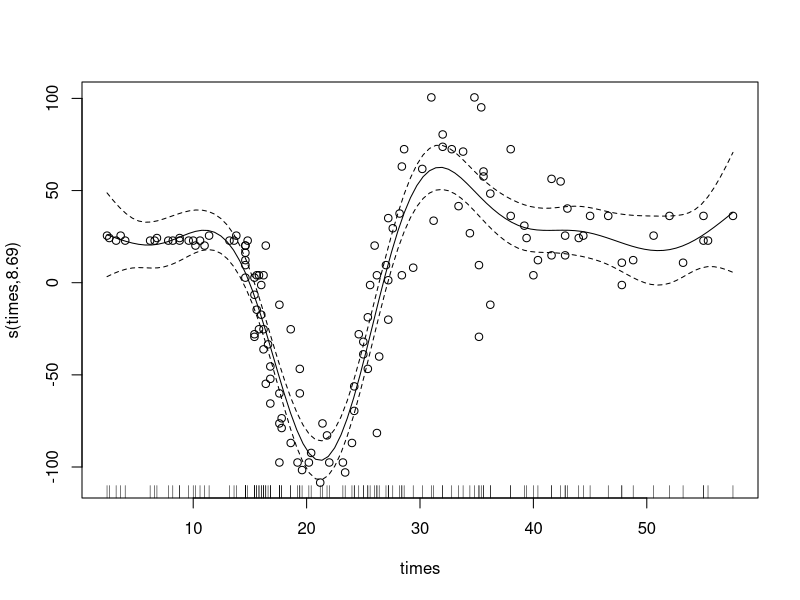
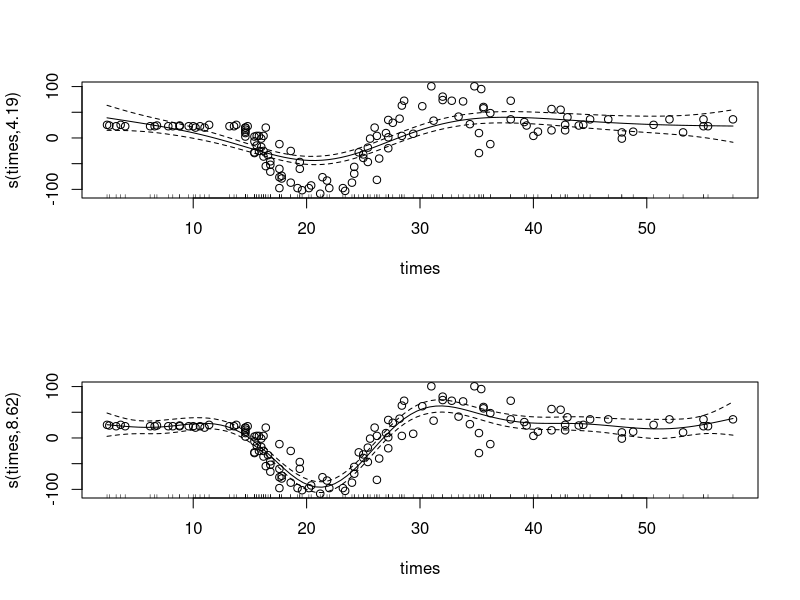
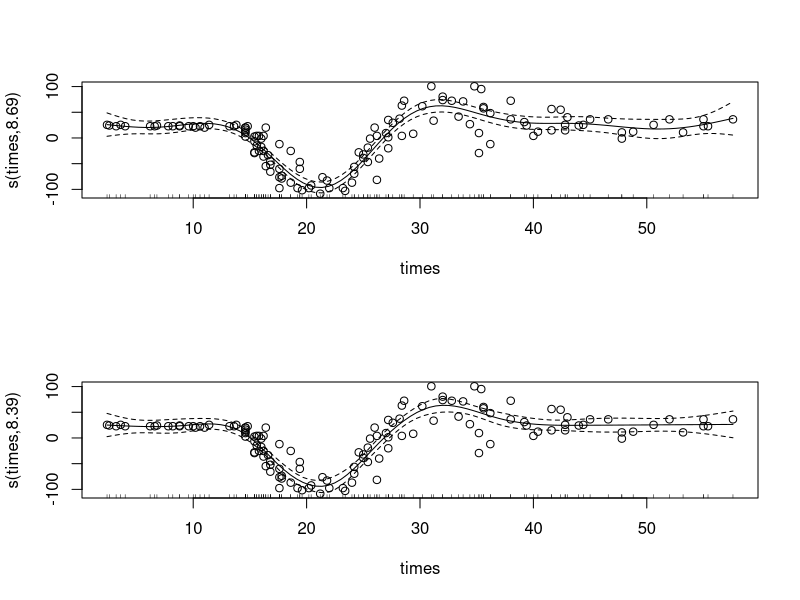
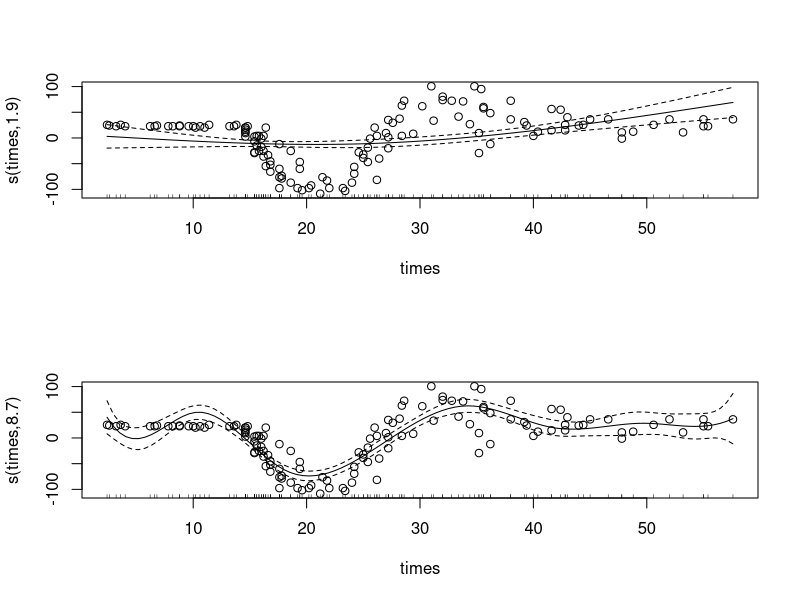
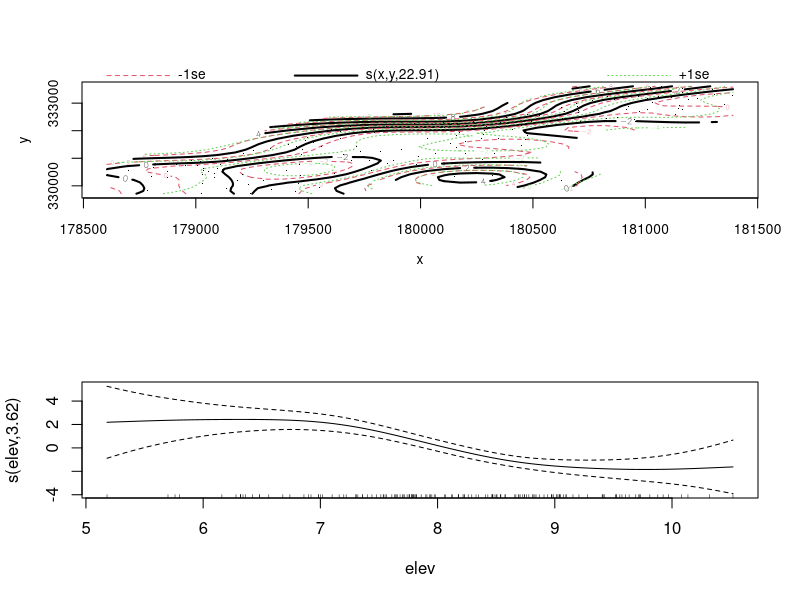
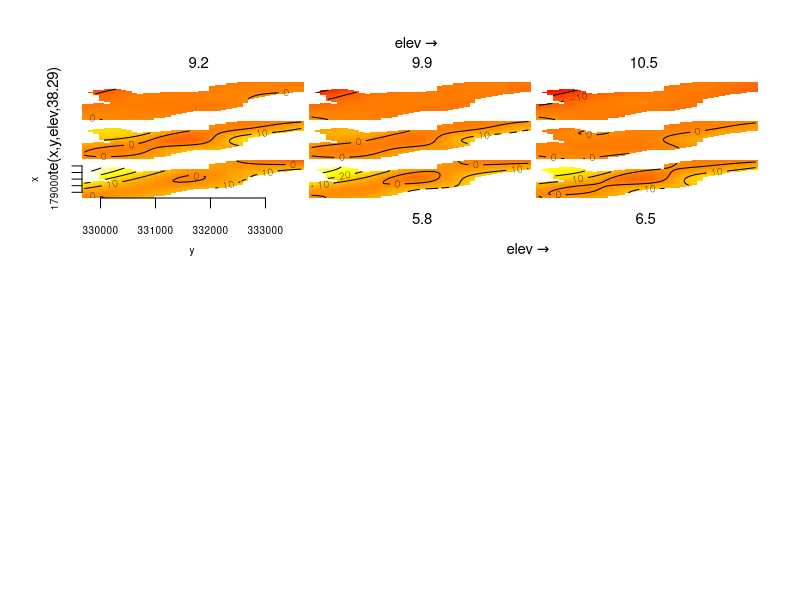
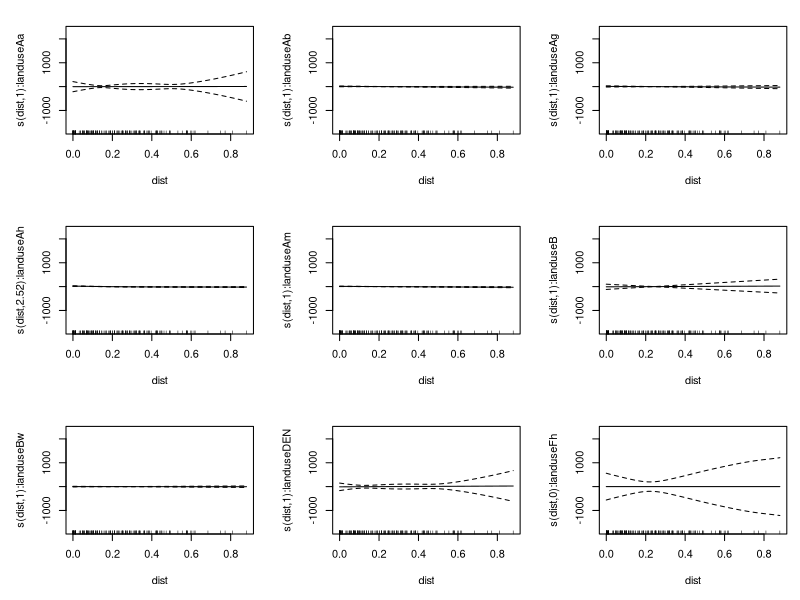
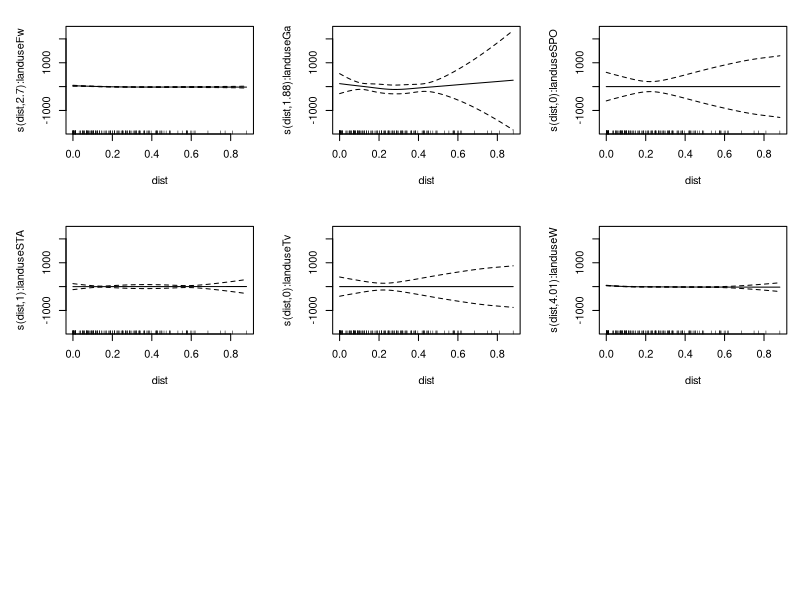

Recreate these plots in R, in order.
## ---- chunk 1
knitr::opts_chunk$set(echo = TRUE)
## ---- chunk 2
library(mgcv) #load the mgcv package
mcycle <- MASS::mcycle #pull in some data; we'll be using this dataset for this example but not the lab

?gam #take a look at the documentation page for the function to see what you can specify - it's a lot!

#now we'll go ahead and fit our spline using the most basic call of the function possible
gam_mod <- gam(accel ~ s(times), data = mcycle) #here, we predict acceleration based on a smooth, nonlinear function of times

plot(gam_mod, residuals = T, pch = 1) #setting residuals=T will include the CIs on the plot
## ---- chunk 3
coef(gam_mod)
## ---- chunk 4
gam_mod_s1 <- gam(accel ~ s(times), data = mcycle, sp = 0.1) #smoothing by setting a fixed smoothing parameter
gam_mod_s2 <- gam(accel ~ s(times), data = mcycle, method = "REML")

par(mfrow = c(2, 1)) #we'll plot both models side by side to compare
plot(gam_mod_s1, residuals = TRUE, pch = 1)
plot(gam_mod_s2, residuals = TRUE, pch = 1)

## ---- chunk 5
gam_mod_tp <- gam(accel ~ s(times, bs="tp"), data = mcycle)
plot(gam_mod_tp, residuals = T, pch = 1)
## ---- chunk 6
gam_mod_cr <- gam(accel ~ s(times, bs="cr"), data = mcycle)
plot(gam_mod_cr, residuals = T, pch = 1)

#you can leave the knots argument blank, as above, or specify it:
gam_mod_cr_3 <- gam(accel ~ s(times, bs="cr",k=3), data = mcycle) #(in this example this is clearly a terrible choice of number of knots)
plot(gam_mod_cr_3, residuals = T, pch=1)  
## ---- chunk 7
gam_mod_ps <- gam(accel ~ s(times, bs="ps"), data = mcycle)
plot(gam_mod_ps, residuals = T, pch = 1)
## ---- chunk 8
library(sp)
data(meuse, package="sp") #load in and inspect dataset
head(meuse)

mod <- gam(cadmium ~ s(x, y) + s(elev), #first, we fit a model where x and y coordinates interact directly and
           data = meuse, method = "REML") #elevation is separate
plot(mod)
## ---- chunk 9
tensor_mod <- gam(cadmium ~ te(x, y, elev),  #this model allows x and y coordinates and elevation to interact 
                  data = meuse, method = "REML")  #despite being on different scales
plot(tensor_mod)
## ---- chunk 10
tensor_mod2 <- gam(cadmium ~ s(x, y) + s(elev) + ti(x, y, elev), #notice how two regular smooths are fit in addition to
                   data = meuse, method = "REML")                   #the tensor interaction
## ---- chunk 11
mod2da <- gam(cadmium ~ s(dist)+landuse, 
              data = meuse, method = "REML")
## ---- chunk 12
mod_sep <- gam(copper ~ s(dist, by = landuse) + landuse, #notice how landuse is included both inside and outside the smooth
               data = meuse, method = "REML") #this gives us different smooths and different intercepts for each value of                                                     the variable
summary(mod_sep)
plot(mod_sep,pages=2)
## ---- chunk 13
mod2d <- gam(cadmium ~ s(x,y), data = meuse, method = "ML")
## ---- chunk 14
mod2d_elev <- gam(cadmium ~ s(x, y) + s(elev), 
           data = meuse, method = "ML")

library(lmtest) #we need to load this package to do the likelihood ratio test
lrtest(mod2d_elev,mod2d) 
## ---- chunk 15
mod <- gam(cadmium ~ s(x, y) + s(elev), #this model considers elevation separately from x and y
           data = meuse, method = "ML")

tensor_mod <- gam(cadmium ~ te(x, y, elev), #this model considers elevation interacting with x and y
                  data = meuse, method = "ML")

AIC(mod,tensor_mod) # we can calculate both aic values simultaneously to make comparison even easier!
## ---- chunk 16
mod2d <- gam(cadmium ~ s(x,y), data = meuse, method = "REML")

vis.gam(mod2d, view = c("x", "y"), #the view argument allows you to define which variables make the axes
        plot.type = "contour", too.far = 0.05)
points(meuse) 

#you may need to specify which parts of the data to pass to points, as below (sometimes it just picks the first two columns which is an issue if that's not the part of your model you're plotting)
points(meuse$x,meuse$y)
